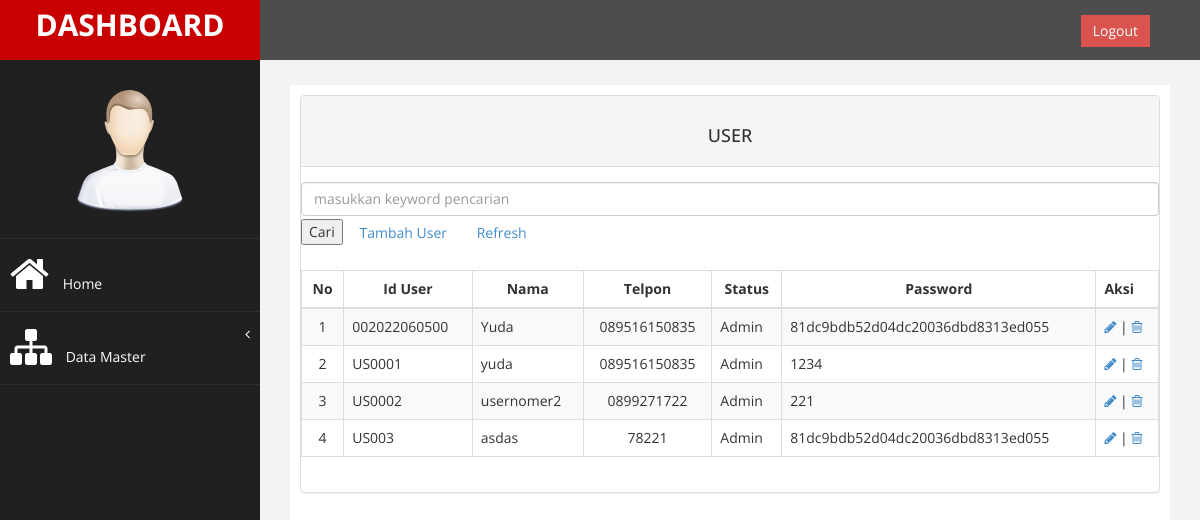
The page /index.php?halaman=showuser on the database its author committed.
### tables this page shows
CREATE TABLE `user` (
  `id_user` char(12) NOT NULL,
  `nama` varchar(50) NOT NULL,
  `telpon` char(13) NOT NULL,
  `status` varchar(20) NOT NULL,
  `password` varchar(200) NOT NULL
);

### function.php (called while the page is built, shortened)
<?php
function query($query) {
    $servername = "localhost";
    $username = "root";
    $password = "";
    $my_db = "fakultashukumuniat";
    $conn = mysqli_connect($servername, $username, $password, $my_db);
	$result = mysqli_query($conn, $query);
	$rows = [];
	while( $row = mysqli_fetch_assoc($result)) {
		$rows[] = $row;
	}
	return $rows;
}
?>

### showuser.php (the view, shortened to what this page needs)
<?php
require 'function.php';
$iduser = query("SELECT * FROM user ORDER BY id_user ASC");
?>
<div class="panel panel-default">
  <div class="panel-heading">
   <h4 align="center">USER</h4>
  </div>
 <div class="row">
   <div class="panel-body">
    <form action="" method="post">
      <input type="text" name="keyword" class="form-control" size="50" autofocus placeholder="masukkan keyword pencarian" autocomplete="off">
      <button  type="submit" name="cariuser">Cari</button>
      <a href="index.php?halaman=adduser" class="btn btn-outline-primary">Tambah User</a>
      <a class="btn btn-outline-primary" href="index.php?halaman=showuser" role="button">Refresh</a>
    </form>
    <br>
    <div class="table-responsive">
      <table class="table table-striped table-bordered table-hover" id="dataTables-example">
        <thead>
          <tr>
            <th  class="align-middle text-center">No</th>
            <th class="align-middle text-center">Id User</th>
            <th class="align-middle text-center">Nama</th>
            <th class="align-middle text-center">Telpon</th>
            <th class="align-middle text-center">Status</th>
            <th class="align-middle text-center">Password</th>
            <th>Aksi</th>
          </tr>
        </thead>
        <tbody>
          <?php $i = 1; ?>
          <?php  foreach( $iduser as $row) : ?>
            <tr>
              <td align="center"><?php echo $i; ?></td>
              <td><?php echo $row['id_user']; ?></td>
              <td><?php echo $row['nama']; ?></td>
              <td align="center"><?php echo $row['telpon']; ?></td>
              <td><?php echo $row['status']; ?></td>
              <td><?php echo $row['password']; ?></td>
              <td>
                <a href="index.php?halaman=updateuser&id_user=<?= $row["id_user"] ?>"><i class="fa fa-pencil"></i></a> |
                <a href="index.php?halaman=deleteuser&id_user=<?= $row["id_user"]; ?>" onclick="return confirm('Anda yakin ingin menghapus data ini ???');"><i class="fa fa-trash-o"></i></a>
              </td>
            </tr>
            <?php $i++; ?>
          <?php endforeach; ?>
        </tbody>
      </table>
    </div>
  </div>
</div>
</div>

### index.php (shortened to what this page needs)
<!DOCTYPE html>
<html xmlns="http://www.w3.org/1999/xhtml">
<head>
  <link href="assets/css/bootstrap.css" rel="stylesheet" />
  <link href="assets/css/font-awesome.css" rel="stylesheet" />
  <link href="assets/js/morris/morris-0.4.3.min.css" rel="stylesheet" />
  <link href="assets/css/custom.css" rel="stylesheet" />
</head>
<body>
    <div id="wrapper">
        <nav class="navbar navbar-default navbar-cls-top " role="navigation" style="margin-bottom: 0">
            <div class="navbar-header">
                <a class="navbar-brand" href="index.html">DASHBOARD</a>
            </div>
            <div style="color: white;
            padding: 15px 50px 5px 50px;
            float: right;
            font-size: 16px;"><a href="logout.php" class="btn btn-danger square-btn-adjust">Logout</a> </div>
        </nav>
        <nav class="navbar-default navbar-side" role="navigation">
            <div class="sidebar-collapse">
                <ul class="nav" id="main-menu">
                    <li class="text-center">
                        <img src="assets/img/find_user.png" class="user-image img-responsive"/>
                    </li>
                    <li>
                        <a href="index.php?halaman=index"><i class="fa fa-home fa-3x"></i> Home</a>
                    </li>
                    <li>
                        <a href="#"><i class="fa fa-sitemap fa-3x"></i> Data Master<span class="fa arrow"></span></a>
                    </li>
                </ul>
            </div>
        </nav>
        <div id="page-wrapper" >
            <div id="page-inner">
                <?php
                if (isset($_GET['halaman']))
                {
                    if ($_GET['halaman']=="index")
                    {
                        include "homeadmin.php";
                    }
                    elseif ($_GET['halaman']=="brd")
                    {
                        include "brd.php";
                    }
                    elseif ($_GET['halaman']=="adddosen")
                    {
                        include 'adddosen.php';
                    }
                    elseif ($_GET['halaman']=="updatedosen")
                    {
                        include 'updatedosen.php';
                    }
                    elseif ($_GET['halaman']=="deletedosen")
                    {
                        include 'deletedosen.php';
                    }
                    elseif ($_GET['halaman']=="showberita")
                    {
                        include 'showberita.php';
                    }
                    elseif ($_GET['halaman']=="addberita")
                    {
                        include 'addberita.php';
                    }
                    elseif ($_GET['halaman']=="updateberita")
                    {
                        include 'updateberita.php';
                    }
                    elseif ($_GET['halaman']=="deleteberita") {
                       include 'deleteberita.php';
                    }
                    elseif ($_GET['halaman']=="home")
                    {
                        include 'home.php';
                    }
                    elseif ($_GET['halaman']=="login")
                    {
                        include 'login.php';
                    }
                    elseif ($_GET['halaman']=="logut")
                    {
                        include 'logut.php';
                    }
                    elseif ($_GET['halaman']=="showdosen")
                    {
                        include 'showdosen.php';
                    }
                    elseif ($_GET['halaman']=="showmahasiswa")
                    {
                        include 'showmahasiswa.php';
                    }
                    elseif ($_GET['halaman']=="addmahasiswa")
                    {
                        include 'addmahasiswa.php';
                    }
                    elseif ($_GET['halaman']=="updatemahasiswa")
                     {
                    include 'updatemahasiswa.php';
                    }
                    elseif ($_GET['halaman']=="deletemahasiswa") {
                        include 'deletemahasiswa.php';
                    }
                    elseif ($_GET['halaman']=="showuser")
                    {
                        include 'showuser.php';
                    }
                    elseif ($_GET['halaman']=="adduser")
                    {
                        include 'adduser.php';
                    }
                    elseif ($_GET['halaman']=="updateuser")
                    {
                        include 'updateuser.php';
                    }
                    elseif ($_GET['halaman']=="deleteuser")
                    {
                        include 'deleteuser.php';
                    }
                }
                else
                {
                    include 'message.php';
                }
                ?>
            </div>
        </div>
    </div>
</body>
</html>

### assets/css/custom.css (style rules this page uses)
body { font-family: 'Open Sans', sans-serif; }
#wrapper { width: 100%; background:#202020; }
#page-wrapper { padding: 15px 15px; min-height: 600px; background:#F3F3F3; }
#page-inner { width:100%; margin:10px 20px 10px 0px; background-color:#fff!important; padding:10px; min-height:1200px; }
.text-center { text-align:center; }
h4 { padding-top:10px; }
.square-btn-adjust { border: 0px solid transparent; -webkit-border-radius: 0px; -moz-border-radius: 0px; border-radius: 0px; }
.user-image { margin: 25px auto; -webkit-border-radius: 10px; -moz-border-radius: 10px; border-radius: 10px; max-height:170px; max-width:170px; }
.navbar-cls-top .navbar-brand { color: #fff; background: #C90000; width: 260px; text-align: center; height: 60px; font-size: 30px; font-weight: 700; }
.arrow { float: right; }
.fa.arrow:before { content: "\f104"; }
.sidebar-collapse , .sidebar-collapse .nav { background:none; }
.sidebar-collapse .nav { padding:0; }
.sidebar-collapse .nav > li > a { color:#fff; background:#202020; text-shadow:none; }
.sidebar-collapse > .nav > li > a { padding:15px 10px; }
.sidebar-collapse > .nav > li { border-bottom: 1px solid rgba(107, 108, 109, 0.19); }
.navbar-side { border:none; background-color: #202020; }
.navbar-cls-top { background:#4D4D4D; border-bottom:none; }
.navbar-default { border:0px solid black; }
.navbar-header { background: #A70303; }
.nav > li > a > i { margin-right:10px; }
@media (min-width:768px) { #page-wrapper { margin: 0 0 0 260px; padding: 15px 30px; min-height: 1200px; } }
@media (min-width:768px) { .navbar-side { z-index: 1; position: absolute; width: 260px; } }
@media (min-width:768px) { .navbar { border-radius: 0px; } }

### rows shown on the page
user: id_user "002022060500", nama "Yuda", telpon "089516150835", status "Admin", password "81dc9bdb52d04dc20036dbd8313ed055"
user: id_user "US0001", nama "yuda", telpon "089516150835", status "Admin", password "1234"
user: id_user "US0002", nama "usernomer2", telpon "0899271722", status "Admin", password "221"
user: id_user "US003", nama "asdas", telpon "78221", status "Admin", password "81dc9bdb52d04dc20036dbd8313ed055"
